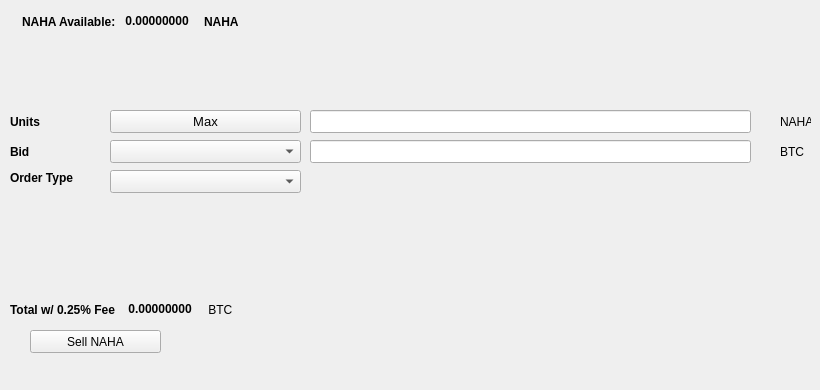
   <widget class="QWidget" name="SellTab">
    <attribute name="title">
     <string>Sell</string>
    </attribute>
    <widget class="QLabel" name="label_16">
     <property name="geometry">
      <rect>
       <x>780</x>
       <y>140</y>
       <width>31</width>
       <height>23</height>
      </rect>
     </property>
     <property name="text">
      <string>BTC</string>
     </property>
    </widget>
    <widget class="QComboBox" name="SellBidcomboBox">
     <property name="geometry">
      <rect>
       <x>110</x>
       <y>140</y>
       <width>191</width>
       <height>23</height>
      </rect>
     </property>
     <property name="font">
      <font>
       <pointsize>10</pointsize>
      </font>
     </property>
    </widget>
    <widget class="QLabel" name="label_18">
     <property name="geometry">
      <rect>
       <x>10</x>
       <y>110</y>
       <width>46</width>
       <height>23</height>
      </rect>
     </property>
     <property name="font">
      <font>
       <weight>75</weight>
       <bold>true</bold>
      </font>
     </property>
     <property name="text">
      <string>Units</string>
     </property>
    </widget>
    <widget class="QPushButton" name="Sell_Max_Amount">
     <property name="geometry">
      <rect>
       <x>110</x>
       <y>110</y>
       <width>191</width>
       <height>23</height>
      </rect>
     </property>
     <property name="font">
      <font>
       <pointsize>10</pointsize>
      </font>
     </property>
     <property name="text">
      <string>Max</string>
     </property>
    </widget>
    <widget class="QLabel" name="label_20">
     <property name="geometry">
      <rect>
       <x>10</x>
       <y>170</y>
       <width>91</width>
       <height>16</height>
      </rect>
     </property>
     <property name="font">
      <font>
       <weight>75</weight>
       <bold>true</bold>
      </font>
     </property>
     <property name="text">
      <string>Order Type</string>
     </property>
    </widget>
    <widget class="QComboBox" name="SellOrdertypeCombo">
     <property name="geometry">
      <rect>
       <x>110</x>
       <y>170</y>
       <width>191</width>
       <height>23</height>
      </rect>
     </property>
     <property name="font">
      <font>
       <pointsize>10</pointsize>
      </font>
     </property>
    </widget>
    <widget class="QLabel" name="label_21">
     <property name="geometry">
      <rect>
       <x>10</x>
       <y>140</y>
       <width>46</width>
       <height>23</height>
      </rect>
     </property>
     <property name="font">
      <font>
       <weight>75</weight>
       <bold>true</bold>
      </font>
     </property>
     <property name="text">
      <string>Bid</string>
     </property>
    </widget>
    <widget class="QLabel" name="label_22">
     <property name="geometry">
      <rect>
       <x>780</x>
       <y>110</y>
       <width>31</width>
       <height>23</height>
      </rect>
     </property>
     <property name="text">
      <string>NAHA</string>
     </property>
    </widget>
    <widget class="QLineEdit" name="UnitsInputICH">
     <property name="geometry">
      <rect>
       <x>310</x>
       <y>110</y>
       <width>441</width>
       <height>23</height>
      </rect>
     </property>
     <property name="font">
      <font>
       <pointsize>9</pointsize>
       <weight>75</weight>
       <bold>true</bold>
      </font>
     </property>
    </widget>
    <widget class="QLineEdit" name="SellBidPriceEdit">
     <property name="geometry">
      <rect>
       <x>310</x>
       <y>140</y>
       <width>441</width>
       <height>23</height>
      </rect>
     </property>
     <property name="font">
      <font>
       <pointsize>9</pointsize>
       <weight>75</weight>
       <bold>true</bold>
      </font>
     </property>
    </widget>
    <widget class="QPushButton" name="SellICHBTN">
     <property name="geometry">
      <rect>
       <x>30</x>
       <y>330</y>
       <width>131</width>
       <height>23</height>
      </rect>
     </property>
     <property name="text">
      <string>Sell NAHA</string>
     </property>
     <property name="icon">
      <iconset resource="../nachohash">
       <normaloff>:/icons/bitcoin</normaloff>:/icons/bitcoin</iconset>
     </property>
    </widget>
    <widget class="QWidget" name="layoutWidget3">
     <property name="geometry">
      <rect>
       <x>22</x>
       <y>12</y>
       <width>258</width>
       <height>19</height>
      </rect>
     </property>
     <layout class="QHBoxLayout" name="horizontalLayout">
      <item>
       <widget class="QLabel" name="label232_2">
        <property name="font">
         <font>
          <weight>75</weight>
          <bold>true</bold>
         </font>
        </property>
        <property name="text">
         <string>NAHA Available:</string>
        </property>
       </widget>
      </item>
      <item>
       <widget class="QLabel" name="ICHAvailableLabel">
        <property name="palette">
         <palette>
          <active>
           <colorrole role="WindowText">
            <brush brushstyle="SolidPattern">
             <color alpha="255">
              <red>0</red>
              <green>0</green>
              <blue>0</blue>
             </color>
            </brush>
           </colorrole>
           <colorrole role="Button">
            <brush brushstyle="SolidPattern">
             <color alpha="255">
              <red>0</red>
              <green>170</green>
              <blue>0</blue>
             </color>
            </brush>
           </colorrole>
           <colorrole role="Light">
            <brush brushstyle="SolidPattern">
             <color alpha="255">
              <red>0</red>
              <green>255</green>
              <blue>0</blue>
             </color>
            </brush>
           </colorrole>
           <colorrole role="Midlight">
            <brush brushstyle="SolidPattern">
             <color alpha="255">
              <red>0</red>
              <green>212</green>
              <blue>0</blue>
             </color>
            </brush>
           </colorrole>
           <colorrole role="Dark">
            <brush brushstyle="SolidPattern">
             <color alpha="255">
              <red>0</red>
              <green>85</green>
              <blue>0</blue>
             </color>
            </brush>
           </colorrole>
           <colorrole role="Mid">
            <brush brushstyle="SolidPattern">
             <color alpha="255">
              <red>0</red>
              <green>113</green>
              <blue>0</blue>
             </color>
            </brush>
           </colorrole>
           <colorrole role="Text">
            <brush brushstyle="SolidPattern">
             <color alpha="255">
              <red>0</red>
              <green>170</green>
              <blue>0</blue>
             </color>
            </brush>
           </colorrole>
           <colorrole role="BrightText">
            <brush brushstyle="SolidPattern">
             <color alpha="255">
              <red>255</red>
              <green>255</green>
              <blue>255</blue>
             </color>
            </brush>
           </colorrole>
           <colorrole role="ButtonText">
            <brush brushstyle="SolidPattern">
             <color alpha="255">
              <red>0</red>
              <green>0</green>
              <blue>0</blue>
             </color>
            </brush>
           </colorrole>
           <colorrole role="Base">
            <brush brushstyle="SolidPattern">
             <color alpha="255">
              <red>255</red>
              <green>255</green>
              <blue>255</blue>
             </color>
            </brush>
           </colorrole>
           <colorrole role="Window">
            <brush brushstyle="SolidPattern">
             <color alpha="255">
              <red>0</red>
              <green>170</green>
              <blue>0</blue>
             </color>
            </brush>
           </colorrole>
           <colorrole role="Shadow">
            <brush brushstyle="SolidPattern">
             <color alpha="255">
              <red>0</red>
              <green>0</green>
              <blue>0</blue>
             </color>
            </brush>
           </colorrole>
           <colorrole role="AlternateBase">
            <brush brushstyle="SolidPattern">
             <color alpha="255">
              <red>127</red>
              <green>212</green>
              <blue>127</blue>
             </color>
            </brush>
           </colorrole>
           <colorrole role="ToolTipBase">
            <brush brushstyle="SolidPattern">
             <color alpha="255">
              <red>255</red>
              <green>255</green>
              <blue>220</blue>
             </color>
            </brush>
           </colorrole>
           <colorrole role="ToolTipText">
            <brush brushstyle="SolidPattern">
             <color alpha="255">
              <red>0</red>
              <green>0</green>
              <blue>0</blue>
             </color>
            </brush>
           </colorrole>
          </active>
          <inactive>
           <colorrole role="WindowText">
            <brush brushstyle="SolidPattern">
             <color alpha="255">
              <red>0</red>
              <green>0</green>
              <blue>0</blue>
             </color>
            </brush>
           </colorrole>
           <colorrole role="Button">
            <brush brushstyle="SolidPattern">
             <color alpha="255">
              <red>0</red>
              <green>170</green>
              <blue>0</blue>
             </color>
            </brush>
           </colorrole>
           <colorrole role="Light">
            <brush brushstyle="SolidPattern">
             <color alpha="255">
              <red>0</red>
              <green>255</green>
              <blue>0</blue>
             </color>
            </brush>
           </colorrole>
           <colorrole role="Midlight">
            <brush brushstyle="SolidPattern">
             <color alpha="255">
              <red>0</red>
              <green>212</green>
              <blue>0</blue>
             </color>
            </brush>
           </colorrole>
           <colorrole role="Dark">
            <brush brushstyle="SolidPattern">
             <color alpha="255">
              <red>0</red>
              <green>85</green>
              <blue>0</blue>
             </color>
            </brush>
           </colorrole>
           <colorrole role="Mid">
            <brush brushstyle="SolidPattern">
             <color alpha="255">
              <red>0</red>
              <green>113</green>
              <blue>0</blue>
             </color>
            </brush>
           </colorrole>
           <colorrole role="Text">
            <brush brushstyle="SolidPattern">
             <color alpha="255">
              <red>0</red>
              <green>170</green>
              <blue>0</blue>
             </color>
            </brush>
           </colorrole>
           <colorrole role="BrightText">
            <brush brushstyle="SolidPattern">
             <color alpha="255">
              <red>255</red>
              <green>255</green>
              <blue>255</blue>
             </color>
            </brush>
           </colorrole>
           <colorrole role="ButtonText">
            <brush brushstyle="SolidPattern">
             <color alpha="255">
              <red>0</red>
              <green>0</green>
              <blue>0</blue>
             </color>
            </brush>
           </colorrole>
           <colorrole role="Base">
            <brush brushstyle="SolidPattern">
             <color alpha="255">
              <red>255</red>
              <green>255</green>
              <blue>255</blue>
             </color>
            </brush>
           </colorrole>
           <colorrole role="Window">
            <brush brushstyle="SolidPattern">
             <color alpha="255">
              <red>0</red>
              <green>170</green>
              <blue>0</blue>
             </color>
            </brush>
           </colorrole>
           <colorrole role="Shadow">
            <brush brushstyle="SolidPattern">
             <color alpha="255">
              <red>0</red>
              <green>0</green>
              <blue>0</blue>
             </color>
            </brush>
           </colorrole>
           <colorrole role="AlternateBase">
            <brush brushstyle="SolidPattern">
             <color alpha="255">
              <red>127</red>
              <green>212</green>
              <blue>127</blue>
             </color>
            </brush>
           </colorrole>
           <colorrole role="ToolTipBase">
            <brush brushstyle="SolidPattern">
             <color alpha="255">
              <red>255</red>
              <green>255</green>
              <blue>220</blue>
             </color>
            </brush>
           </colorrole>
           <colorrole role="ToolTipText">
            <brush brushstyle="SolidPattern">
             <color alpha="255">
              <red>0</red>
              <green>0</green>
              <blue>0</blue>
             </color>
            </brush>
           </colorrole>
          </inactive>
          <disabled>
           <colorrole role="WindowText">
            <brush brushstyle="SolidPattern">
             <color alpha="255">
              <red>0</red>
              <green>85</green>
              <blue>0</blue>
             </color>
            </brush>
           </colorrole>
           <colorrole role="Button">
            <brush brushstyle="SolidPattern">
             <color alpha="255">
              <red>0</red>
              <green>170</green>
              <blue>0</blue>
             </color>
            </brush>
           </colorrole>
           <colorrole role="Light">
            <brush brushstyle="SolidPattern">
             <color alpha="255">
              <red>0</red>
              <green>255</green>
              <blue>0</blue>
             </color>
            </brush>
           </colorrole>
           <colorrole role="Midlight">
            <brush brushstyle="SolidPattern">
             <color alpha="255">
              <red>0</red>
              <green>212</green>
              <blue>0</blue>
             </color>
            </brush>
           </colorrole>
           <colorrole role="Dark">
            <brush brushstyle="SolidPattern">
             <color alpha="255">
              <red>0</red>
              <green>85</green>
              <blue>0</blue>
             </color>
            </brush>
           </colorrole>
           <colorrole role="Mid">
            <brush brushstyle="SolidPattern">
             <color alpha="255">
              <red>0</red>
              <green>113</green>
              <blue>0</blue>
             </color>
            </brush>
           </colorrole>
           <colorrole role="Text">
            <brush brushstyle="SolidPattern">
             <color alpha="255">
              <red>0</red>
              <green>85</green>
              <blue>0</blue>
             </color>
            </brush>
           </colorrole>
           <colorrole role="BrightText">
            <brush brushstyle="SolidPattern">
             <color alpha="255">
              <red>255</red>
              <green>255</green>
              <blue>255</blue>
             </color>
            </brush>
           </colorrole>
           <colorrole role="ButtonText">
            <brush brushstyle="SolidPattern">
             <color alpha="255">
              <red>0</red>
              <green>85</green>
              <blue>0</blue>
             </color>
            </brush>
           </colorrole>
           <colorrole role="Base">
            <brush brushstyle="SolidPattern">
             <color alpha="255">
              <red>0</red>
              <green>170</green>
              <blue>0</blue>
             </color>
            </brush>
           </colorrole>
           <colorrole role="Window">
            <brush brushstyle="SolidPattern">
             <color alpha="255">
              <red>0</red>
              <green>170</green>
              <blue>0</blue>
             </color>
            </brush>
           </colorrole>
           <colorrole role="Shadow">
            <brush brushstyle="SolidPattern">
             <color alpha="255">
              <red>0</red>
              <green>0</green>
              <blue>0</blue>
             </color>
            </brush>
           </colorrole>
           <colorrole role="AlternateBase">
            <brush brushstyle="SolidPattern">
             <color alpha="255">
              <red>0</red>
              <green>170</green>
              <blue>0</blue>
             </color>
            </brush>
           </colorrole>
           <colorrole role="ToolTipBase">
            <brush brushstyle="SolidPattern">
             <color alpha="255">
              <red>255</red>
              <green>255</green>
              <blue>220</blue>
             </color>
            </brush>
           </colorrole>
           <colorrole role="ToolTipText">
            <brush brushstyle="SolidPattern">
             <color alpha="255">
              <red>0</red>
              <green>0</green>
              <blue>0</blue>
             </color>
            </brush>
           </colorrole>
          </disabled>
         </palette>
        </property>
        <property name="font">
         <font>
          <weight>75</weight>
          <bold>true</bold>
         </font>
        </property>
        <property name="text">
         <string> 0.00000000 </string>
        </property>
        <property name="textInteractionFlags">
         <set>Qt::LinksAccessibleByMouse|Qt::TextSelectableByKeyboard|Qt::TextSelectableByMouse</set>
        </property>
       </widget>
      </item>
      <item>
       <widget class="QLabel" name="labelICH">
        <property name="font">
         <font>
          <weight>75</weight>
          <bold>true</bold>
         </font>
        </property>
        <property name="text">
         <string>NAHA</string>
        </property>
       </widget>
      </item>
     </layout>
    </widget>
    <widget class="QWidget" name="layoutWidget">
     <property name="geometry">
      <rect>
       <x>10</x>
       <y>300</y>
       <width>268</width>
       <height>19</height>
      </rect>
     </property>
     <layout class="QHBoxLayout" name="horizontalLayout_2">
      <item>
       <widget class="QLabel" name="label_19">
        <property name="font">
         <font>
          <weight>75</weight>
          <bold>true</bold>
         </font>
        </property>
        <property name="text">
         <string>Total w/ 0.25% Fee </string>
        </property>
       </widget>
      </item>
      <item>
       <widget class="QLabel" name="SellCostLabel">
        <property name="palette">
         <palette>
          <active>
           <colorrole role="WindowText">
            <brush brushstyle="SolidPattern">
             <color alpha="255">
              <red>0</red>
              <green>0</green>
              <blue>0</blue>
             </color>
            </brush>
           </colorrole>
           <colorrole role="Button">
            <brush brushstyle="SolidPattern">
             <color alpha="255">
              <red>0</red>
              <green>170</green>
              <blue>0</blue>
             </color>
            </brush>
           </colorrole>
           <colorrole role="Light">
            <brush brushstyle="SolidPattern">
             <color alpha="255">
              <red>0</red>
              <green>255</green>
              <blue>0</blue>
             </color>
            </brush>
           </colorrole>
           <colorrole role="Midlight">
            <brush brushstyle="SolidPattern">
             <color alpha="255">
              <red>0</red>
              <green>212</green>
              <blue>0</blue>
             </color>
            </brush>
           </colorrole>
           <colorrole role="Dark">
            <brush brushstyle="SolidPattern">
             <color alpha="255">
              <red>0</red>
              <green>85</green>
              <blue>0</blue>
             </color>
            </brush>
           </colorrole>
           <colorrole role="Mid">
            <brush brushstyle="SolidPattern">
             <color alpha="255">
              <red>0</red>
              <green>113</green>
              <blue>0</blue>
             </color>
            </brush>
           </colorrole>
           <colorrole role="Text">
            <brush brushstyle="SolidPattern">
             <color alpha="255">
              <red>0</red>
              <green>170</green>
              <blue>0</blue>
             </color>
            </brush>
           </colorrole>
           <colorrole role="BrightText">
            <brush brushstyle="SolidPattern">
             <color alpha="255">
              <red>255</red>
              <green>255</green>
              <blue>255</blue>
             </color>
            </brush>
           </colorrole>
           <colorrole role="ButtonText">
            <brush brushstyle="SolidPattern">
             <color alpha="255">
              <red>0</red>
              <green>0</green>
              <blue>0</blue>
             </color>
            </brush>
           </colorrole>
           <colorrole role="Base">
            <brush brushstyle="SolidPattern">
             <color alpha="255">
              <red>255</red>
              <green>255</green>
              <blue>255</blue>
             </color>
            </brush>
           </colorrole>
           <colorrole role="Window">
            <brush brushstyle="SolidPattern">
             <color alpha="255">
              <red>0</red>
              <green>170</green>
              <blue>0</blue>
             </color>
            </brush>
           </colorrole>
           <colorrole role="Shadow">
            <brush brushstyle="SolidPattern">
             <color alpha="255">
              <red>0</red>
              <green>0</green>
              <blue>0</blue>
             </color>
            </brush>
           </colorrole>
           <colorrole role="AlternateBase">
            <brush brushstyle="SolidPattern">
             <color alpha="255">
              <red>127</red>
              <green>212</green>
              <blue>127</blue>
             </color>
            </brush>
           </colorrole>
           <colorrole role="ToolTipBase">
            <brush brushstyle="SolidPattern">
             <color alpha="255">
              <red>255</red>
              <green>255</green>
              <blue>220</blue>
             </color>
            </brush>
           </colorrole>
           <colorrole role="ToolTipText">
            <brush brushstyle="SolidPattern">
             <color alpha="255">
              <red>0</red>
              <green>0</green>
              <blue>0</blue>
             </color>
            </brush>
           </colorrole>
          </active>
          <inactive>
           <colorrole role="WindowText">
            <brush brushstyle="SolidPattern">
             <color alpha="255">
              <red>0</red>
              <green>0</green>
              <blue>0</blue>
             </color>
            </brush>
           </colorrole>
           <colorrole role="Button">
            <brush brushstyle="SolidPattern">
             <color alpha="255">
              <red>0</red>
              <green>170</green>
              <blue>0</blue>
             </color>
            </brush>
           </colorrole>
           <colorrole role="Light">
            <brush brushstyle="SolidPattern">
             <color alpha="255">
              <red>0</red>
              <green>255</green>
              <blue>0</blue>
             </color>
            </brush>
           </colorrole>
           <colorrole role="Midlight">
            <brush brushstyle="SolidPattern">
             <color alpha="255">
              <red>0</red>
              <green>212</green>
              <blue>0</blue>
             </color>
            </brush>
           </colorrole>
           <colorrole role="Dark">
            <brush brushstyle="SolidPattern">
             <color alpha="255">
              <red>0</red>
              <green>85</green>
              <blue>0</blue>
             </color>
            </brush>
           </colorrole>
           <colorrole role="Mid">
            <brush brushstyle="SolidPattern">
             <color alpha="255">
              <red>0</red>
              <green>113</green>
              <blue>0</blue>
             </color>
            </brush>
           </colorrole>
           <colorrole role="Text">
            <brush brushstyle="SolidPattern">
             <color alpha="255">
              <red>0</red>
              <green>170</green>
              <blue>0</blue>
             </color>
            </brush>
           </colorrole>
           <colorrole role="BrightText">
            <brush brushstyle="SolidPattern">
             <color alpha="255">
              <red>255</red>
              <green>255</green>
              <blue>255</blue>
             </color>
            </brush>
           </colorrole>
           <colorrole role="ButtonText">
            <brush brushstyle="SolidPattern">
             <color alpha="255">
              <red>0</red>
              <green>0</green>
              <blue>0</blue>
             </color>
            </brush>
           </colorrole>
           <colorrole role="Base">
            <brush brushstyle="SolidPattern">
             <color alpha="255">
              <red>255</red>
              <green>255</green>
              <blue>255</blue>
             </color>
            </brush>
           </colorrole>
           <colorrole role="Window">
            <brush brushstyle="SolidPattern">
             <color alpha="255">
              <red>0</red>
              <green>170</green>
              <blue>0</blue>
             </color>
            </brush>
           </colorrole>
           <colorrole role="Shadow">
            <brush brushstyle="SolidPattern">
             <color alpha="255">
              <red>0</red>
              <green>0</green>
              <blue>0</blue>
             </color>
            </brush>
           </colorrole>
           <colorrole role="AlternateBase">
            <brush brushstyle="SolidPattern">
             <color alpha="255">
              <red>127</red>
              <green>212</green>
              <blue>127</blue>
             </color>
            </brush>
           </colorrole>
           <colorrole role="ToolTipBase">
            <brush brushstyle="SolidPattern">
             <color alpha="255">
              <red>255</red>
              <green>255</green>
              <blue>220</blue>
             </color>
            </brush>
           </colorrole>
           <colorrole role="ToolTipText">
            <brush brushstyle="SolidPattern">
             <color alpha="255">
              <red>0</red>
              <green>0</green>
              <blue>0</blue>
             </color>
            </brush>
           </colorrole>
          </inactive>
          <disabled>
           <colorrole role="WindowText">
            <brush brushstyle="SolidPattern">
             <color alpha="255">
              <red>0</red>
              <green>85</green>
              <blue>0</blue>
             </color>
            </brush>
           </colorrole>
           <colorrole role="Button">
            <brush brushstyle="SolidPattern">
             <color alpha="255">
              <red>0</red>
              <green>170</green>
              <blue>0</blue>
             </color>
            </brush>
           </colorrole>
           <colorrole role="Light">
            <brush brushstyle="SolidPattern">
             <color alpha="255">
              <red>0</red>
              <green>255</green>
              <blue>0</blue>
             </color>
            </brush>
           </colorrole>
           <colorrole role="Midlight">
            <brush brushstyle="SolidPattern">
             <color alpha="255">
              <red>0</red>
              <green>212</green>
              <blue>0</blue>
             </color>
            </brush>
           </colorrole>
           <colorrole role="Dark">
            <brush brushstyle="SolidPattern">
             <color alpha="255">
              <red>0</red>
              <green>85</green>
              <blue>0</blue>
             </color>
            </brush>
           </colorrole>
           <colorrole role="Mid">
            <brush brushstyle="SolidPattern">
             <color alpha="255">
              <red>0</red>
              <green>113</green>
              <blue>0</blue>
             </color>
            </brush>
           </colorrole>
           <colorrole role="Text">
            <brush brushstyle="SolidPattern">
             <color alpha="255">
              <red>0</red>
              <green>85</green>
              <blue>0</blue>
             </color>
            </brush>
           </colorrole>
           <colorrole role="BrightText">
            <brush brushstyle="SolidPattern">
             <color alpha="255">
              <red>255</red>
              <green>255</green>
              <blue>255</blue>
             </color>
            </brush>
           </colorrole>
           <colorrole role="ButtonText">
            <brush brushstyle="SolidPattern">
             <color alpha="255">
              <red>0</red>
              <green>85</green>
              <blue>0</blue>
             </color>
            </brush>
           </colorrole>
           <colorrole role="Base">
            <brush brushstyle="SolidPattern">
             <color alpha="255">
              <red>0</red>
              <green>170</green>
              <blue>0</blue>
             </color>
            </brush>
           </colorrole>
           <colorrole role="Window">
            <brush brushstyle="SolidPattern">
             <color alpha="255">
              <red>0</red>
              <green>170</green>
              <blue>0</blue>
             </color>
            </brush>
           </colorrole>
           <colorrole role="Shadow">
            <brush brushstyle="SolidPattern">
             <color alpha="255">
              <red>0</red>
              <green>0</green>
              <blue>0</blue>
             </color>
            </brush>
           </colorrole>
           <colorrole role="AlternateBase">
            <brush brushstyle="SolidPattern">
             <color alpha="255">
              <red>0</red>
              <green>170</green>
              <blue>0</blue>
             </color>
            </brush>
           </colorrole>
           <colorrole role="ToolTipBase">
            <brush brushstyle="SolidPattern">
             <color alpha="255">
              <red>255</red>
              <green>255</green>
              <blue>220</blue>
             </color>
            </brush>
           </colorrole>
           <colorrole role="ToolTipText">
            <brush brushstyle="SolidPattern">
             <color alpha="255">
              <red>0</red>
              <green>0</green>
              <blue>0</blue>
             </color>
            </brush>
           </colorrole>
          </disabled>
         </palette>
        </property>
        <property name="font">
         <font>
          <weight>75</weight>
          <bold>true</bold>
         </font>
        </property>
        <property name="autoFillBackground">
         <bool>false</bool>
        </property>
        <property name="text">
         <string> 0.00000000</string>
        </property>
        <property name="textInteractionFlags">
         <set>Qt::LinksAccessibleByMouse|Qt::TextSelectableByMouse</set>
        </property>
       </widget>
      </item>
      <item>
       <widget class="QLabel" name="label_17">
        <property name="font">
         <font>
          <weight>50</weight>
          <bold>false</bold>
         </font>
        </property>
        <property name="text">
         <string> BTC</string>
        </property>
       </widget>
      </item>
     </layout>
    </widget>
    <widget class="QLabel" name="label_23">
     <property name="geometry">
      <rect>
       <x>460</x>
       <y>300</y>
       <width>281</width>
       <height>81</height>
      </rect>
     </property>
     <property name="text">
      <string/>
     </property>
     <property name="pixmap">
      <pixmap>:/images/bittrex</pixmap>
     </property>
    </widget>
   </widget>
